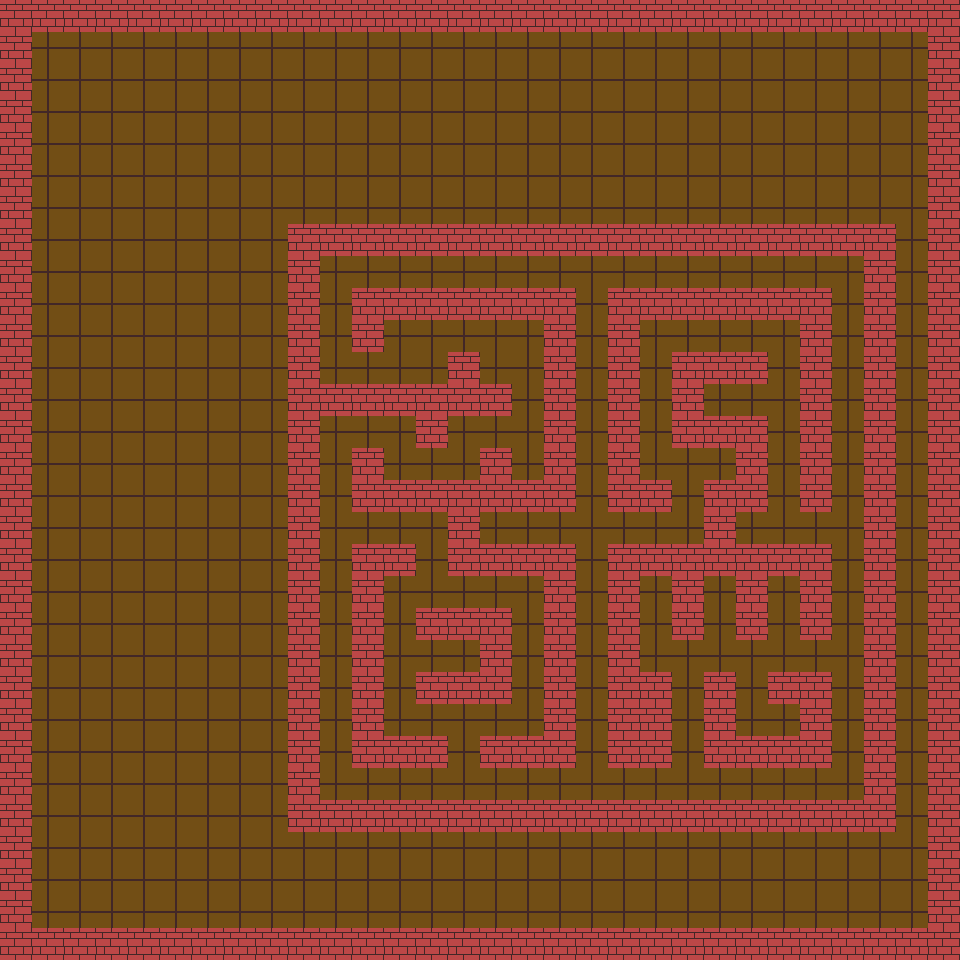

Below is a game level as drawn by its tile map, then a one-line description and the .tmx that defines it (tile-layer data replaced by summaries):
An orthogonal 30x30 tile map with 32x32 px tiles, 2 tile layers (Background, Collision), 2 tilesets and 17 objects (7x SlowDemon, 4x Demon, 2x Stairs, Spawn, Soul, ...).

<map version="1.0" orientation="orthogonal" width="30" height="30" tilewidth="32" tileheight="32">
 <properties>
  <property name="Description" value="tower level 5" />
 </properties>
 <tileset firstgid="1" name="Collision" tilewidth="32" tileheight="32">
  <image source="../tileset/tileset.png" width="160" height="320" />
 </tileset>
 <tileset firstgid="51" name="Object" tilewidth="32" tileheight="32">
  <image source="../tileset/ObjectTiles.png" width="160" height="320" />
  <tile id="0">
   <properties>
    <property name="type" value="spawn" />
   </properties>
  </tile>
 </tileset>
 <layer name="Background" width="30" height="30">
  <data>[900 cells, 900 non-empty, 1 distinct tile ids]</data>
 </layer>
 <layer name="Collision" width="30" height="30">
  <data>[900 cells, 397 non-empty, 2 distinct tile ids]</data>
 </layer>
 <objectgroup name="Object Layer 1" width="30" height="30">
  <object type="Stairs" gid="56" x="288" y="64" width="32" height="32">
   <properties>
    <property name="NextLevel" value="nextlevel" />
    <property name="NextSpawn" value="nextspawn" />
   </properties>
  </object>
  <object name="StairsToDebug9_2" type="Stairs" gid="66" x="576" y="576" width="32" height="32">
   <properties>
    <property name="NextLevel" value="Debug9.tmx" />
    <property name="NextSpawn" value="FromDebug10_1" />
   </properties>
  </object>
  <object name="FromDebug9_2" type="Spawn" gid="52" x="576" y="544" width="32" height="32" />
  <object type="Soul" gid="58" x="448" y="672" width="32" height="32" />
  <object type="Potion" gid="59" x="768" y="736" width="32" height="32">
   <properties>
    <property name="Recovery" value="100" />
   </properties>
  </object>
  <object type="Fuel" gid="60" x="416" y="384" width="32" height="32">
   <properties>
    <property name="Recovery" value="100" />
   </properties>
  </object>
  <object type="SlowDemon" gid="54" x="480" y="544" width="32" height="32" rotation="90" />
  <object type="SlowDemon" gid="54" x="512" y="736" width="32" height="32" rotation="267.298" />
  <object type="SlowDemon" gid="54" x="384" y="736" width="32" height="32" rotation="90" />
  <object type="SlowDemon" gid="54" x="416" y="352" width="32" height="32" rotation="184.043" />
  <object type="Demon" gid="54" x="512" y="480" width="32" height="32" />
  <object type="Demon" gid="54" x="768" y="608" width="32" height="32" rotation="180" />
  <object type="Demon" gid="54" x="704" y="608" width="32" height="32" rotation="180" />
  <object type="Demon" gid="54" x="640" y="608" width="32" height="32" rotation="180" />
  <object type="SlowDemon" gid="54" x="704" y="480" width="32" height="32" rotation="270" />
  <object type="SlowDemon" gid="54" x="576" y="800" width="32" height="32" rotation="360" />
  <object type="SlowDemon" gid="54" x="576" y="288" width="32" height="32" rotation="180" />
 </objectgroup>
</map>